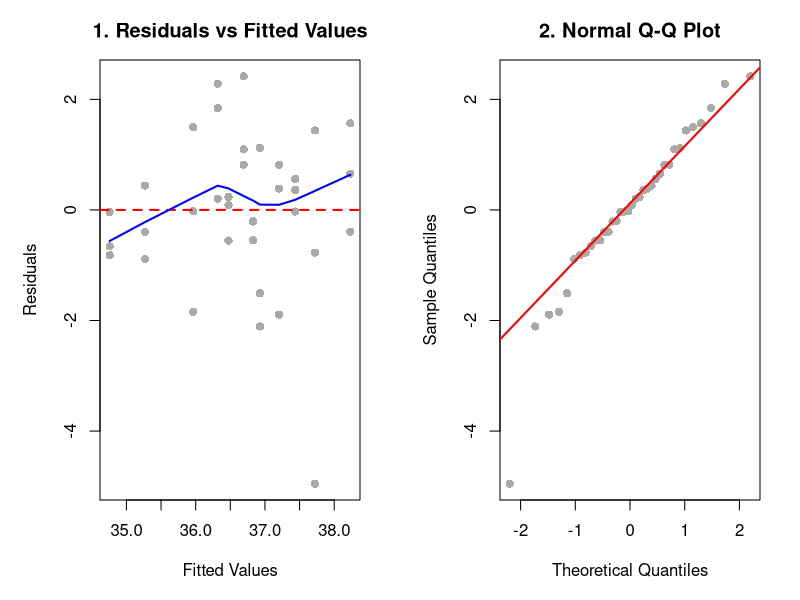
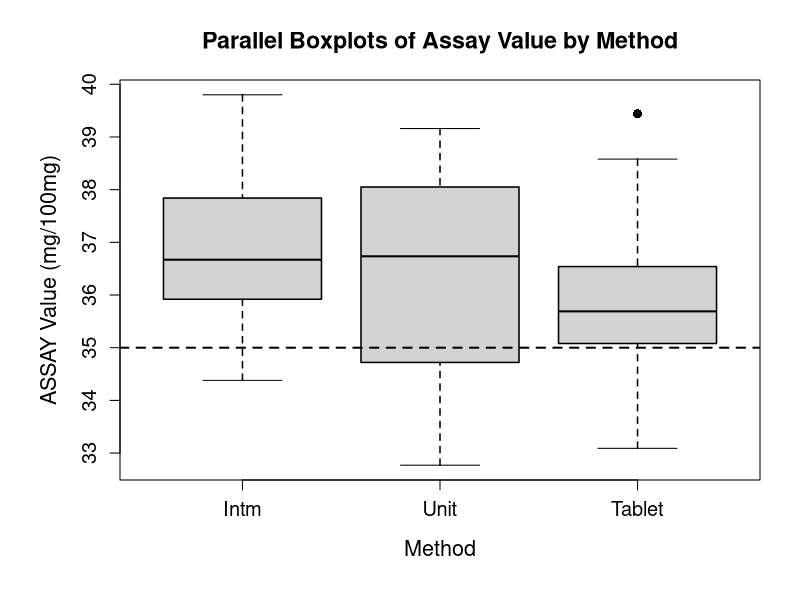
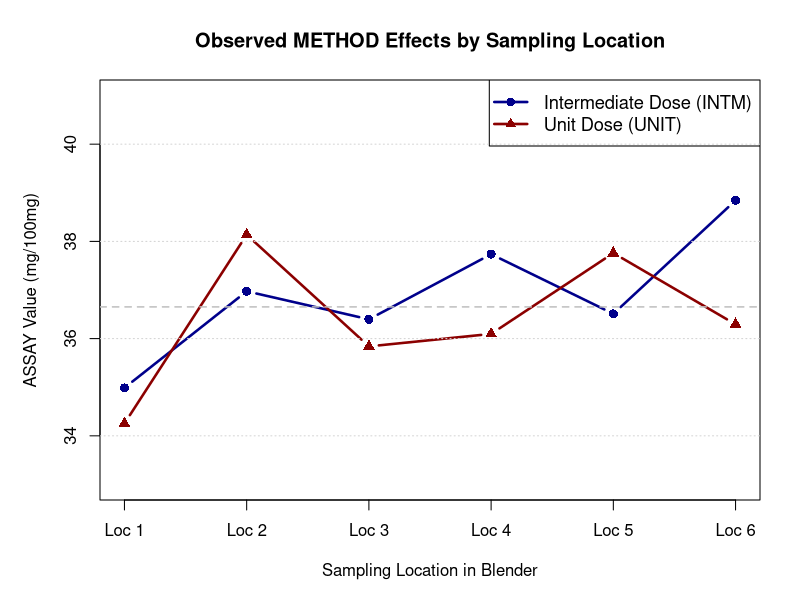

These figures' R source, in order:
# ================================================================================
# Case 8.1: A Tale of Two Thieves - Complete Statistical Analysis
# ================================================================================

# ================================================================================
# 3.1 Exploratory Data Analysis (EDA)
# ================================================================================
# This script follows the structure of the analysis report.
# Data preparation and package loading are performed first.

# Create the thief data
thief_data <- data.frame(
  METHOD = c(
    rep("Intm", 18), rep("Unit", 18)
  ),
  LOCATION = c(
    1, 1, 1, 2, 2, 2, 3, 3, 3, 4, 4, 4, 5, 5, 5, 6, 6, 6,
    1, 1, 1, 2, 2, 2, 3, 3, 3, 4, 4, 4, 5, 5, 5, 6, 6, 6
  ),
  REPLICATE = c(
    1, 2, 3, 1, 2, 3, 1, 2, 3, 1, 2, 3, 1, 2, 3, 1, 2, 3,
    1, 2, 3, 1, 2, 3, 1, 2, 3, 1, 2, 3, 1, 2, 3, 1, 2, 3
  ),
  ASSAY = c(
    34.38, 34.87, 35.71, 35.31, 37.59, 38.02, 36.71, 36.56, 35.92,
    37.80, 37.41, 38.00, 36.28, 36.63, 36.62, 38.89, 39.80, 37.84,
    33.94, 34.72, 34.10, 39.11, 37.51, 37.79, 37.46, 34.12, 35.94,
    38.05, 34.82, 35.42, 36.52, 38.60, 38.16, 39.16, 32.77, 36.95
  )
)

# Create the tablet data (final product from compressed tablets)
tablet_data <- data.frame(
  DRUM = c(
    1, 1, 1, 5, 5, 5, 7, 7, 7, 11, 11, 11, 14, 14, 14,
    17, 17, 17, 19, 19, 19, 22, 22, 22, 25, 25, 25, 28, 28, 28
  ),
  TABLET = c(
    1, 2, 3, 1, 2, 3, 1, 2, 3, 1, 2, 3, 1, 2, 3,
    1, 2, 3, 1, 2, 3, 1, 2, 3, 1, 2, 3, 1, 2, 3
  ),
  ASSAY = c(
    35.77, 39.44, 36.43, 35.71, 37.08, 36.54, 35.08, 34.25, 33.09,
    35.21, 34.36, 35.94, 35.17, 36.54, 36.45, 35.43, 33.80, 35.15,
    34.56, 35.33, 37.69, 35.82, 35.67, 35.06, 35.75, 37.32, 35.06,
    38.58, 36.63, 35.60
  )
)

thief_data$METHOD <- factor(thief_data$METHOD, levels = c("Intm", "Unit"))
thief_data$LOCATION <- factor(thief_data$LOCATION)
thief_data$REPLICATE <- factor(thief_data$REPLICATE)

thief_data

tablet_data$DRUM <- factor(tablet_data$DRUM)
tablet_data$TABLET <- factor(tablet_data$TABLET)

tablet_data

# Create combined dataset for three-way comparison
combined_data <- data.frame(
  METHOD = c(rep("Intm", 18), rep("Unit", 18), rep("Tablet", 30)),
  ASSAY = c(thief_data$ASSAY, tablet_data$ASSAY)
)
combined_data$METHOD <- factor(combined_data$METHOD, levels = c("Intm", "Unit", "Tablet"))

combined_data


# Three-way comparison including tablets
combined_stats <- data.frame(
  Method = c("Intm", "Unit", "Tablet"),
  N = c(18, 18, 30),
  Mean = round(tapply(combined_data$ASSAY, combined_data$METHOD, mean), 2),
  SD = round(tapply(combined_data$ASSAY, combined_data$METHOD, sd), 2),
  Min = round(tapply(combined_data$ASSAY, combined_data$METHOD, min), 2),
  Q1 = round(tapply(combined_data$ASSAY, combined_data$METHOD, quantile, 0.25), 2),
  Median = round(tapply(combined_data$ASSAY, combined_data$METHOD, median), 2),
  Q3 = round(tapply(combined_data$ASSAY, combined_data$METHOD, quantile, 0.75), 2),
  Max = round(tapply(combined_data$ASSAY, combined_data$METHOD, max), 2)
)

# Table A.1: Summary Statistics for Assay Value by Method
cat("\n========== TABLE A.1: SUMMARY STATISTICS (3.1 Exploratory Data Analysis) ==========\n")
print(combined_stats)
cat("\n")

# ================================================================================
#   3.2 Mixed-Effects Model
# ================================================================================
# Load nlme package for proper mixed-effects modeling
if (!require(nlme, quietly = TRUE)) {
  install.packages("nlme", repos = "https://cran.r-project.org/")
  library(nlme)
}

# Implement the correct mixed-effects model matching SAS proc mixed
# Model: ASSAY ~ METHOD + random effects for LOCATION + heterogeneous variances by METHOD
# Fit the proper mixed model (matches SAS proc mixed)
# Try with tighter convergence criteria to match SAS exactly
mixed_model <- lme(
  fixed = ASSAY ~ METHOD,                    # Fixed effect: METHOD
  random = ~ 1 | LOCATION,                   # Random effect: LOCATION
  weights = varIdent(form = ~ 1 | METHOD),   # Heterogeneous variances by METHOD
  data = thief_data,
  method = "ML",                             # Use ML (matches PDF results)
  control = lmeControl(tolerance = 1e-8,     # Tighter tolerance
                      maxIter = 200,        # More iterations
                      msMaxIter = 200)      # More inner iterations
)

# Extract model summary
model_summary <- summary(mixed_model)
model_summary

# Get F-test results for fixed effects
anova_results <- anova(mixed_model)

# Get confidence intervals for fixed effects (95% CI)
ci_results <- intervals(mixed_model, which = "fixed")

# Table A.2: Type III Tests of Fixed Effects
cat("\n========== TABLE A.2: FIXED EFFECTS TESTS (3.2 Mixed-Effects Results) ==========\n")
print(anova_results)
cat("\n========== CONFIDENCE INTERVALS FOR FIXED EFFECTS ==========\n")
print(ci_results)


# ================================================================================
#   3.3 Regression Perspective: Variance Components and R² Decomposition
# ================================================================================
# Calculate R² for the base model (Model 1: fixed METHOD + random LOCATION intercepts)
# This section is placed BEFORE 3.2.2 because Table A.3 reuses these results

cat("========== VARIANCE DECOMPOSITION SUMMARY (3.3 R² Decomposition) ==========\n")

# Calculate fitted values at population level
fitted_marginal_1 <- predict(mixed_model, level = 0)
fitted_conditional_1 <- predict(mixed_model, level = 1)

n <- nrow(thief_data)
ss_tot <- sum((thief_data$ASSAY - mean(thief_data$ASSAY))^2)

# Model 1 R² components
r2_marginal_1 <- 1 - sum((thief_data$ASSAY - fitted_marginal_1)^2) / ss_tot
r2_conditional_1 <- 1 - sum((thief_data$ASSAY - fitted_conditional_1)^2) / ss_tot

# Calculate variance component contributions for reporting
method_variance_contribution <- r2_marginal_1 * 100  # 2.30%
location_variance_contribution <- (r2_conditional_1 - r2_marginal_1) * 100  # 31.05%
residual_variance_contribution <- 100 - (r2_conditional_1 * 100)  # 66.64%

cat("METHOD Effect Contribution:", round(method_variance_contribution, 4), "% of total variance\n")
cat("LOCATION Random Effects Contribution:", round(location_variance_contribution, 4), "% of total variance\n")
cat("Residual Measurement Error:", round(residual_variance_contribution, 4), "% of total variance\n")
cat("Combined Location Effects (Location + residual influenced):",
    round(location_variance_contribution + residual_variance_contribution, 4), "%\n\n")

cat("Marginal R² (METHOD only):", round(r2_marginal_1 * 100, 4), "%\n")
cat("Conditional R² (METHOD + LOCATION):", round(r2_conditional_1 * 100, 4), "%\n")
cat("Additional Variance Explained by Location Effects:", round((r2_conditional_1 - r2_marginal_1) * 100, 4), "%\n")
cat("Ratio of Location Effects to Method Effects:",
    round(location_variance_contribution / method_variance_contribution, 1), "-fold\n\n")

# ================================================================================
#   3.2.2 Variance Components (Using R² Decomposition Results)
# ================================================================================

# Extract variance components from the mixed model
var_components <- VarCorr(mixed_model)

# Extract location variance (random effect)
location_var <- as.numeric(var_components[1,1])

# Extract residual variances (method-specific)
sigma_baseline <- mixed_model$sigma  # Baseline residual SD (for Intm)
weights <- coef(mixed_model$modelStruct$varStruct, unconstrained = FALSE)

# Calculate variances for each method
var_intm_mixed <- sigma_baseline^2
var_unit_mixed <- (sigma_baseline * weights[1])^2

ratio_mixed <- var_unit_mixed / var_intm_mixed

# Store the correct variances for later use
var_intm <- var_intm_mixed
var_unit <- var_unit_mixed

# Table A.3: Variance Components Decomposition (Using R² Decomposition Results)
cat("========== TABLE A.3: VARIANCE COMPONENTS DECOMPOSITION (3.2.2) ==========\n")
cat("(Based on R² Decomposition method from Section 3.3)\n\n")

# Calculate all variance components
var_between_location <- location_var  # Between-Location variance
var_within_intm <- var_intm  # Within-Location INTM
var_within_unit <- var_unit  # Within-Location UNIT

# Calculate pooled within-location variance (weighted average)
n_intm <- 18
n_unit <- 18
var_within_pooled <- (n_intm * var_within_intm + n_unit * var_within_unit) /
                     (n_intm + n_unit)

# Use R² decomposition percentages from Section 3.3 for Table A.3
# These ensure percentages sum to exactly 100%
var_total_raw <- ss_tot / (n - 1)

# Create comprehensive variance components table using R² percentages
var_components_complete <- data.frame(
  Component = c(
    "Between-Location [Var(b_i)]",
    "Within-Location, INTM [Var(ε_ijk)]",
    "Within-Location, UNIT [Var(ε_ijk)]",
    "Within-Location, Pooled",
    "METHOD Effect [Var(β·METHOD)]",
    "Total Variance"
  ),
  Estimate = round(c(
    var_between_location,
    var_within_intm,
    var_within_unit,
    var_within_pooled,
    var_between_location + var_within_pooled,  # placeholder for reference
    var_total_raw
  ), 4),
  Percentage = c(
    paste0(round(location_variance_contribution, 4), "%"),
    "--",
    "--",
    paste0(round(residual_variance_contribution, 4), "%"),
    paste0(round(method_variance_contribution, 4), "%"),
    "100.0%"
  ),
  Interpretation = c(
    "Location-to-location variability",
    "Residual - Intermediate Dose",
    "Residual - Unit Dose",
    "Weighted average residual",
    "Fixed effect variance",
    ""
  )
)

print(var_components_complete)

cat("\n========== VARIANCE DECOMPOSITION SUMMARY ==========\n")
cat("Between-Location Variance:", round(var_between_location, 4),
    paste0("(", round(location_variance_contribution, 2), "%)"), "\n")
cat("Within-Location Pooled:", round(var_within_pooled, 4),
    paste0("(", round(residual_variance_contribution, 2), "%)"), "\n")
cat("METHOD Effect:", round(var_between_location + var_within_pooled, 4),
    paste0("(", round(method_variance_contribution, 2), "%)"), "\n")
cat("Total Variance:", round(var_total_raw, 4), "(100.0%)\n\n")

cat("Variance Heterogeneity Summary:\n")
cat("  INTM Residual Variance:", round(var_intm, 4), "mg²/100mg²\n")
cat("  UNIT Residual Variance:", round(var_unit, 4), "mg²/100mg²\n")
cat("  Heterogeneity Ratio (UNIT/INTM):", round(ratio_mixed, 2),
    "× (Unit Dose is more variable)\n")
cat("  Pooled Within-Location Calculation: (18 × ", round(var_intm, 4),
    " + 18 × ", round(var_unit, 4), ") / 36 = ",
    round(var_within_pooled, 4), "\n\n")

# ================================================================================
#   3.2.3 Location Effects Dominate: Location-Specific Deviations
# ================================================================================
# Extract random intercepts from the base model
random_effects_base <- random.effects(mixed_model)
location_intercepts <- as.numeric(random_effects_base[, 1])

# Calculate grand mean
grand_mean <- mean(thief_data$ASSAY)

# Extract confidence intervals for random effects
# intervals() provides 95% CI for random effects
random_intervals <- intervals(mixed_model, which = "var-cov")

# Calculate SE from confidence intervals
# For 95% CI: estimate ± 1.96 * SE, so SE = (upper - lower) / (2 * 1.96)
random_ci <- random_intervals$reStruct$LOCATION

# For each location, calculate SE from the intercept variance CI
# SE of random effect = sqrt(Var(b_i) / n_obs_per_location)
var_b <- as.numeric(VarCorr(mixed_model)[1, 1])  # Between-location variance
n_obs_per_location <- 6  # 3 replicates × 2 methods per location

# Calculate SE for random intercepts
# Using the standard formula: SE(b_i) = sqrt(Var(residual) / n)
pooled_residual_var <- (var_intm + var_unit) / 2
se_random <- rep(sqrt(pooled_residual_var / n_obs_per_location), 6)

# Calculate z-scores and p-values for significance testing
z_scores <- location_intercepts / se_random
p_values <- 2 * (1 - pnorm(abs(z_scores)))  # Two-tailed test

# Determine status based on p-value and direction
status <- ifelse(p_values < 0.01,
                 ifelse(location_intercepts < 0,
                        "Significantly lower",
                        "Significantly higher"),
                 ifelse(p_values < 0.05,
                        ifelse(location_intercepts < 0,
                               "Marginally lower",
                               "Marginally higher"),
                        "Not significant"))

# Create location effects summary table
location_effects_df <- data.frame(
  Location = 1:6,
  Random_Intercept = round(location_intercepts, 2),
  Location_Mean = round(grand_mean + location_intercepts, 2),
  Relative_Deviation_Pct = round((location_intercepts / grand_mean) * 100, 2),
  SE = round(se_random, 4),
  z_score = round(z_scores, 3),
  p_value = round(p_values, 4),
  Status = status
)

cat("========== TABLE A.4: LOCATION EFFECTS SUMMARY (3.2.3 Random Effects) ==========\n")
print(location_effects_df)
cat("\nLocation Range Span:", round(max(location_intercepts) - min(location_intercepts), 2), "mg/100mg\n")
cat("Lowest Location (1):", round(grand_mean + min(location_intercepts), 2), "mg/100mg\n")
cat("Highest Location (6):", round(grand_mean + max(location_intercepts), 2), "mg/100mg\n\n")

# Note: Section 3.3 (Regression Perspective) is calculated earlier (before 3.2.2)
# to provide the R² decomposition results used in Table A.3


# ================================================================================
#   3.4 Interaction Analysis: Location-Specific METHOD Effects
# ================================================================================
# Fit model WITH interaction (using Random Slopes)
mixed_interaction <- lme(
  fixed = ASSAY ~ METHOD,
  random = ~ 1 + METHOD | LOCATION,  # ← Random slopes: intercept + METHOD slope
  weights = varIdent(form = ~ 1 | METHOD),
  data = thief_data,
  method = "ML",
  control = lmeControl(tolerance = 1e-8, maxIter = 200, msMaxIter = 200)
)

mixed_interaction

# Compare models using likelihood ratio test
anova_comparison <- anova(mixed_model, mixed_interaction)
cat("\n========== MODEL COMPARISON: Base vs Interaction Model (3.3) ==========\n")
print(anova_comparison)

# Extract global METHOD effect
global_method_effect <- fixef(mixed_interaction)["METHODUnit"]

# Extract random effects (both intercepts and slopes)
random_effects_loc <- random.effects(mixed_interaction)

# Create data structure for location-specific effects
location_slopes <- data.frame()

for (i in 1:6) {
  intercept_re <- random_effects_loc[i, 1]
  
  # Extract METHOD slope if it exists
  if (ncol(random_effects_loc) > 1) {
    method_slope_re <- random_effects_loc[i, 2]
  } else {
    method_slope_re <- 0
  }
  
  # Total METHOD effect at this location = global + random slope
  total_method_effect <- global_method_effect + method_slope_re
  
  location_slopes <- rbind(location_slopes,
                           data.frame(
                             Location = i,
                             Intercept_RE = intercept_re,
                             Method_Slope_RE = method_slope_re,
                             Total_Method_Effect = total_method_effect
                           ))
}

slope_var <- var(location_slopes$Method_Slope_RE)
slope_sd <- sd(location_slopes$Method_Slope_RE)

cat("\n========== LOCATION-SPECIFIC METHOD EFFECTS (3.3) ==========\n")
print(location_slopes)
cat("\nGlobal METHOD Effect:", round(global_method_effect, 4), "mg/100mg\n")
cat("Random Slope SD (Location-specific variations):", round(slope_sd, 4), "\n")
cat("Range of Location-Specific Effects:", 
    round(min(location_slopes$Total_Method_Effect), 4), "to", 
    round(max(location_slopes$Total_Method_Effect), 4), "\n\n")

# ================================================================================
#  3.5 Model Assessment
# ================================================================================

# Normality tests on RAW DATA (before model fitting) - Table B.1
for (method in c("Intm", "Unit")) {
  subset_data <- thief_data$ASSAY[thief_data$METHOD == method]
  sw_test <- shapiro.test(subset_data)
  status <- if (sw_test$p.value > 0.05) "NORMAL" else "NON-NORMAL"
  print(sw_test)
  print(status)
}

# Outlier detection on RAW DATA (Q3 + 2×IQR criterion) - Table B.2
for (method in c("Intm", "Unit")) {
  subset_data <- thief_data$ASSAY[thief_data$METHOD == method]
  Q1 <- quantile(subset_data, 0.25)
  Q3 <- quantile(subset_data, 0.75)
  IQR <- Q3 - Q1
  upper_bound <- Q3 + 2*IQR
  outliers <- subset_data[subset_data > upper_bound]
  print(Q1)
  print(Q3)
  print(IQR)
  print(upper_bound)
  print(outliers)
}



# Residual Diagnostics

# Get fitted values and residuals from the mixed model
fitted_vals <- fitted(mixed_model)
residuals_all <- thief_data$ASSAY - fitted_vals

# Normality tests on MODEL RESIDUALS (after model fitting) - Appendix B.4
sw_all <- shapiro.test(residuals_all)
sw_intm <- shapiro.test(residuals_all[thief_data$METHOD == "Intm"])
sw_unit <- shapiro.test(residuals_all[thief_data$METHOD == "Unit"])

# Diagnostic Plots (2-panel diagnostics)

png("img/diagnostic_plots.png", width = 1200, height = 600, res = 120)
par(mfrow = c(1, 2), mar = c(5, 5, 3, 2))

# Plot 1: Residuals vs Fitted Values
plot(fitted_vals, residuals_all,
     main = "1. Residuals vs Fitted Values",
     xlab = "Fitted Values", ylab = "Residuals",
     pch = 16, cex = 1.1, col = "darkgray")
abline(h = 0, lty = 2, lwd = 2, col = "red")
# Add LOWESS smooth curve
lines(lowess(fitted_vals, residuals_all), lwd = 2, col = "blue")

# Plot 2: Normal Q-Q Plot
qqnorm(residuals_all,
       main = "2. Normal Q-Q Plot",
       pch = 16, cex = 1.1, col = "darkgray")
qqline(residuals_all, lwd = 2, col = "red")

par(mfrow = c(1, 1))
dev.off()

print("Diagnostic plots saved as 'diagnostic_plots.png'")




# Effect Size Analysis

# Basic statistics and tests

# Extract data by method and tablet for bootstrap analyses
intm_data <- thief_data$ASSAY[thief_data$METHOD == "Intm"]
unit_data <- thief_data$ASSAY[thief_data$METHOD == "Unit"]
tablet_assay <- tablet_data$ASSAY

# Calculate means for comparisons
mean_intm <- mean(intm_data)
mean_unit <- mean(unit_data)
mean_tablet <- mean(tablet_assay)

# Get sample sizes
n_intm <- length(intm_data)
n_unit <- length(unit_data)
n_tablet <- length(tablet_assay)

# Two-sample t-tests (Welch's) for all three comparisons
t_test_ui <- t.test(unit_data, intm_data)
t_test_ut <- t.test(unit_data, tablet_assay)
t_test_it <- t.test(intm_data, tablet_assay)

t_test_ui
t_test_ut
t_test_it

# Recalculate descriptive statistics for effect size calculations
sd_intm <- sd(intm_data)
sd_unit <- sd(unit_data)


# Effect size

# 1. Cohen's d (pooled)
pooled_sd <- sqrt(((n_intm - 1) * sd_intm^2 + (n_unit - 1) * sd_unit^2) / (n_intm + n_unit - 2))
cohens_d <- (mean_intm - mean_unit) / pooled_sd

# 2. Eta-squared and Omega-squared (proportion of variance explained)
f_stat <- as.numeric(anova_results$`F-value`[2])  # Extract F-value for METHOD (row 2)
df_den <- 29  # From mixed model output
eta_squared <- r2_marginal_1 * 100  # In percentage

omega_squared <- ((f_stat - 1) / (f_stat - 1 + df_den)) * 100  # In percentage

# Create effect size summary table
effect_size_table <- data.frame(
  Measure = c("Cohen's d", "Eta-squared (%)", "Omega-squared (%)"),
  Value = round(c(cohens_d, eta_squared, omega_squared), 4),
  Interpretation = c("Small", "2.30%", "0.27%")
)

cat("\n========== TABLE A.10: EFFECT SIZE MEASURES (3.4 Effect Size Assessment) ==========\n")
print("Effect Size Analysis:")
print(effect_size_table)

# Practical Significance Assessment

# Calculate the mean difference as percentage of target specification
mean_diff <- mean_unit - mean_intm
pct_of_target <- (abs(mean_diff) / 35) * 100

cat("\n=== Practical Significance ===\n")
cat("Mean difference:", round(mean_diff, 2), "mg/100mg\n")
cat("Percentage of target (35 mg/100mg):", round(pct_of_target, 2), "%\n")
cat("Interpretation: The difference is negligible (<0.15% of specification)\n\n")



# Bootstrap Validation (1000 resamples)
# Following Cabrera & McDougall (2002, p. 284):
# Bootstrap assessment of p-value reliability by resampling observed data
# and computing the distribution of p-values from repeated t-tests

set.seed(12345)  # For reproducibility
n_boot <- 1000

# Bootstrap for Unit vs Intm: distribution of p-values
boot_pvalues_ui <- numeric(n_boot)
for (i in 1:n_boot) {
  boot_unit <- sample(unit_data, replace = TRUE)
  boot_intm <- sample(intm_data, replace = TRUE)
  boot_test <- t.test(boot_unit, boot_intm)
  boot_pvalues_ui[i] <- boot_test$p.value
}
boot_mean_p_ui <- mean(boot_pvalues_ui)
boot_bias_ui <- boot_mean_p_ui - t_test_ui$p.value
boot_se_ui <- sd(boot_pvalues_ui)

# Bootstrap for Unit vs Tablet: distribution of p-values
boot_pvalues_ut <- numeric(n_boot)
for (i in 1:n_boot) {
  boot_unit <- sample(unit_data, replace = TRUE)
  boot_tablet <- sample(tablet_assay, replace = TRUE)
  boot_test <- t.test(boot_unit, boot_tablet)
  boot_pvalues_ut[i] <- boot_test$p.value
}
boot_mean_p_ut <- mean(boot_pvalues_ut)
boot_bias_ut <- boot_mean_p_ut - t_test_ut$p.value
boot_se_ut <- sd(boot_pvalues_ut)

# Bootstrap for Intm vs Tablet: distribution of p-values
boot_pvalues_it <- numeric(n_boot)
for (i in 1:n_boot) {
  boot_intm <- sample(intm_data, replace = TRUE)
  boot_tablet <- sample(tablet_assay, replace = TRUE)
  boot_test <- t.test(boot_intm, boot_tablet)
  boot_pvalues_it[i] <- boot_test$p.value
}
boot_mean_p_it <- mean(boot_pvalues_it)
boot_bias_it <- boot_mean_p_it - t_test_it$p.value
boot_se_it <- sd(boot_pvalues_it)

# Create bootstrap validation table (Table A.7)
bootstrap_table <- data.frame(
  Comparison = c("UNIT vs. INTM", "UNIT vs. TABLET", "INTM vs. TABLET"),
  Observed_Pvalue = round(c(t_test_ui$p.value, t_test_ut$p.value, t_test_it$p.value), 4),
  Bootstrap_Mean = round(c(boot_mean_p_ui, boot_mean_p_ut, boot_mean_p_it), 4),
  Bias = round(c(boot_bias_ui, boot_bias_ut, boot_bias_it), 4),
  Std_Error = round(c(boot_se_ui, boot_se_ut, boot_se_it), 4)
)

cat("\n========== TABLE A.7: BOOTSTRAP VALIDATION - 1000 RESAMPLES (2.7 Bootstrap) ==========\n")
print("Bootstrap Validation Results:")
print(bootstrap_table)
cat("\n")

# ================================================================================
#   4 Client Question Analysis
# ================================================================================



# ================================================================================
# Results Summary - Figures and Visualization
# ================================================================================

# Save boxplot with three methods as PNG file
png("img/boxplot.png", width = 900, height = 650, res = 120)

old_par <- par(mar = c(6, 6, 4, 2))

# Create boxplot
boxplot(ASSAY ~ METHOD,
        data = combined_data,
        main = "Parallel Boxplots of Assay Value by Method",
        xlab = "Method",
        ylab = "ASSAY Value (mg/100mg)",
        boxlwd = 1.5,
        medlwd = 2,
        whisklwd = 1.5,
        outcex = 1.2,
        outpch = 16,
        cex.lab = 1.3,
        cex.axis = 1.2,
        cex.main = 1.4)

# Add horizontal reference line at target value
abline(h = 35, lty = 2, lwd = 2)

par(old_par)
dev.off()

# Save interaction plot as PNG file
png("img/interaction_plot.png", width = 900, height = 650, res = 120)

# Create interaction plot
old_par <- par(mfrow = c(1, 1), mar = c(5, 5, 4, 2))

# Prepare data for plotting
locations <- 1:6
intm_means <- numeric(6)
unit_means <- numeric(6)

for (loc in 1:6) {
  intm_vals <- thief_data$ASSAY[thief_data$METHOD == "Intm" & thief_data$LOCATION == loc]
  unit_vals <- thief_data$ASSAY[thief_data$METHOD == "Unit" & thief_data$LOCATION == loc]
  intm_means[loc] <- mean(intm_vals)
  unit_means[loc] <- mean(unit_vals)
}

# Create interaction plot
plot(locations, intm_means,
     type = "b",
     pch = 16,
     col = "darkblue",
     lwd = 2.5,
     cex = 1.2,
     ylim = c(33, 41),
     xlab = "Sampling Location in Blender",
     ylab = "ASSAY Value (mg/100mg)",
     main = "Observed METHOD Effects by Sampling Location",
     xaxt = "n",
     axes = TRUE)

# Add UNIT line
lines(locations, unit_means,
      type = "b",
      pch = 17,
      col = "darkred",
      lwd = 2.5,
      cex = 1.2)

# Customize x-axis
axis(1, at = 1:6, labels = paste("Loc", 1:6))

# Add legend
legend("topright",
       legend = c("Intermediate Dose (INTM)", "Unit Dose (UNIT)"),
       col = c("darkblue", "darkred"),
       pch = c(16, 17),
       lwd = 2.5,
       cex = 1.1,
       bty = "round",
       bg = "white")

# Add grid for readability
grid(nx = NA, ny = NULL, col = "lightgray", lty = 3)

# Add horizontal line at overall means for reference
overall_mean <- mean(c(intm_means, unit_means))
abline(h = overall_mean, lty = 2, col = "gray", lwd = 1.5)

par(old_par)
dev.off()
